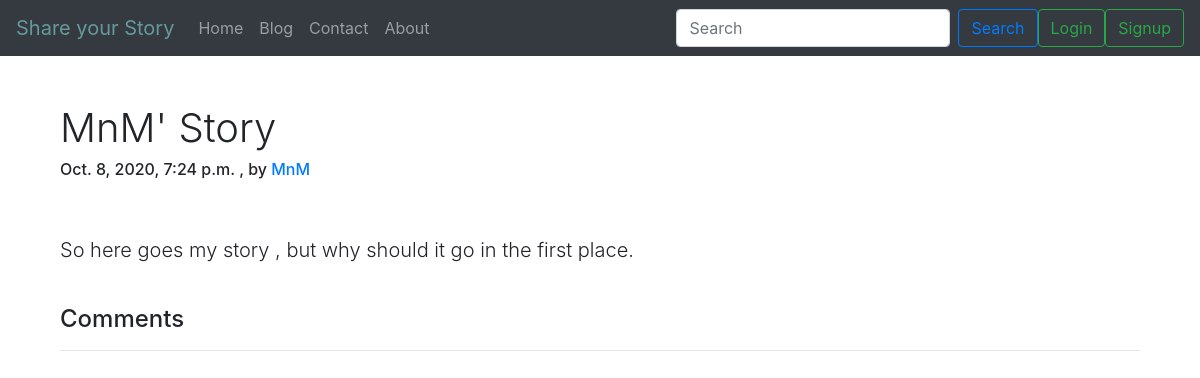
Screenshot of /blog/  with the database file from the repository.
### blog/models.py (models this page shows, shortened)
class Post(models.Model):
    sno=models.AutoField(primary_key=True,blank=True)
    title=models.CharField(max_length=50,blank=True)
    author=models.CharField(max_length=50,blank=True)
    content=models.TextField(blank=True)
    slug=models.CharField(max_length=100,blank=True )
    timestamp=models.DateTimeField(auto_now_add=True, editable=False, null=False, blank=False)

### blog/views.py (the view)
# urls.py: path('<str:slug>',views.blogpost,name='blogpost'),
def blogpost(request,slug):
    posts=Post.objects.filter(slug=slug)
    context={'Post': posts}
    return render(request,'blog/blogpost.html',context)

### templates/blog/blogpost.html (shortened to what this page needs)
{% extends 'base.html' %}
{% load static %}
{% block body %}
{% for post in Post %}
<div class='container'>
<section class="py-5">
  <div class="container">
    <h1 class="font-weight-light">{{post.title}}</h1>
    <h6>{{post.timestamp}} , by <a href="/about">{{post.author}}</a> </h6>
    <br>
    <br>
    <p class="lead">{{post.content}} </p>
    <br>
    <h4>Comments</h4>
    <hr>
    <br>
  </div>
</section>
</div>
{% endfor %}
{% endblock body %}

### rows the page displays
Post: title "MnM' Story", timestamp "Oct. 8, 2020, 7:24 p.m.", author "MnM", content "So here goes my story , but why should it go in the first place."
